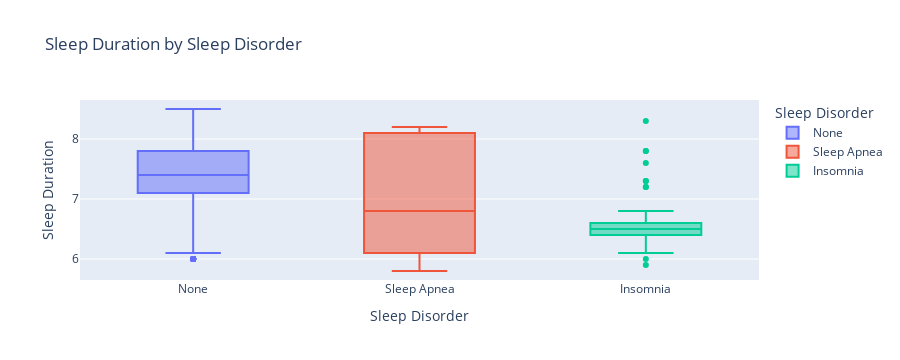

Source (notebook cell):
### Markdown cell above
### Sleep Duration by Sleep Disorder

### Code cell
fig = px.box(
    df,
    x="Sleep Disorder",
    y="Sleep Duration",
    color="Sleep Disorder",
    title="Sleep Duration by Sleep Disorder"
)

fig.show()

### Figure 1 — Plotly figure (JSON) as saved in the notebook; plotly's stock layout.template omitted (floating-point values rounded to 4 significant figures; data arrays with more than 128 entries replaced by an {"elided": "..."} marker saying what was removed)
{"data": [{"alignmentgroup": "True", "hovertemplate": "Sleep Disorder=%{x}<br>Sleep Duration=%{y}<extra></extra>", "legendgroup": "None", "marker": {"color": "#636efa"}, "name": "None", "notched": false, "offsetgroup": "None", "orientation": "v", "showlegend": true, "type": "box", "x": {"elided": "219 str values"}, "x0": " ", "xaxis": "x", "y": {"elided": "219 float values"}, "y0": " ", "yaxis": "y"}, {"alignmentgroup": "True", "hovertemplate": "Sleep Disorder=%{x}<br>Sleep Duration=%{y}<extra></extra>", "legendgroup": "Sleep Apnea", "marker": {"color": "#EF553B"}, "name": "Sleep Apnea", "notched": false, "offsetgroup": "Sleep Apnea", "orientation": "v", "showlegend": true, "type": "box", "x": ["Sleep Apnea", "Sleep Apnea", "Sleep Apnea", "Sleep Apnea", "Sleep Apnea", "Sleep Apnea", "Sleep Apnea", "Sleep Apnea", "Sleep Apnea", "Sleep Apnea", "Sleep Apnea", "Sleep Apnea", "Sleep Apnea", "Sleep Apnea", "Sleep Apnea", "Sleep Apnea", "Sleep Apnea", "Sleep Apnea", "Sleep Apnea", "Sleep Apnea", "Sleep Apnea", "Sleep Apnea", "Sleep Apnea", "Sleep Apnea", "Sleep Apnea", "Sleep Apnea", "Sleep Apnea", "Sleep Apnea", "Sleep Apnea", "Sleep Apnea", "Sleep Apnea", "Sleep Apnea", "Sleep Apnea", "Sleep Apnea", "Sleep Apnea", "Sleep Apnea", "Sleep Apnea", "Sleep Apnea", "Sleep Apnea", "Sleep Apnea", "Sleep Apnea", "Sleep Apnea", "Sleep Apnea", "Sleep Apnea", "Sleep Apnea", "Sleep Apnea", "Sleep Apnea", "Sleep Apnea", "Sleep Apnea", "Sleep Apnea", "Sleep Apnea", "Sleep Apnea", "Sleep Apnea", "Sleep Apnea", "Sleep Apnea", "Sleep Apnea", "Sleep Apnea", "Sleep Apnea", "Sleep Apnea", "Sleep Apnea", "Sleep Apnea", "Sleep Apnea", "Sleep Apnea", "Sleep Apnea", "Sleep Apnea", "Sleep Apnea", "Sleep Apnea", "Sleep Apnea", "Sleep Apnea", "Sleep Apnea", "Sleep Apnea", "Sleep Apnea", "Sleep Apnea", "Sleep Apnea", "Sleep Apnea", "Sleep Apnea", "Sleep Apnea", "Sleep Apnea"], "x0": " ", "xaxis": "x", "y": [5.9, 5.9, 6.5, 6, 6.4, 7.7, 5.8, 5.8, 7.4, 6.6, 7.2, 7.1, 7.4, 6.8, 6.8, 7.8, 6.5, 5.9, 6, 6.1, 6.1, 6.1, 6.1, 6.2, 6.2, 6.2, 8.1, 8.1, 6.1, 6, 6, 6, 6, 6, 6, 6, 6.1, 6, 6.1, 6.1, 6, 6.1, 6, 6.1, 6.1, 6, 6.1, 6.1, 8.1, 8.1, 8.2, 8.2, 8.2, 8.2, 8.2, 8.1, 8.1, 8.1, 8, 8, 8, 8, 8, 8, 8.2, 8.2, 8.2, 8.2, 8, 8, 8.1, 8, 8.1, 8.1, 8, 8.1, 8.1, 8.1], "y0": " ", "yaxis": "y"}, {"alignmentgroup": "True", "hovertemplate": "Sleep Disorder=%{x}<br>Sleep Duration=%{y}<extra></extra>", "legendgroup": "Insomnia", "marker": {"color": "#00cc96"}, "name": "Insomnia", "notched": false, "offsetgroup": "Insomnia", "orientation": "v", "showlegend": true, "type": "box", "x": ["Insomnia", "Insomnia", "Insomnia", "Insomnia", "Insomnia", "Insomnia", "Insomnia", "Insomnia", "Insomnia", "Insomnia", "Insomnia", "Insomnia", "Insomnia", "Insomnia", "Insomnia", "Insomnia", "Insomnia", "Insomnia", "Insomnia", "Insomnia", "Insomnia", "Insomnia", "Insomnia", "Insomnia", "Insomnia", "Insomnia", "Insomnia", "Insomnia", "Insomnia", "Insomnia", "Insomnia", "Insomnia", "Insomnia", "Insomnia", "Insomnia", "Insomnia", "Insomnia", "Insomnia", "Insomnia", "Insomnia", "Insomnia", "Insomnia", "Insomnia", "Insomnia", "Insomnia", "Insomnia", "Insomnia", "Insomnia", "Insomnia", "Insomnia", "Insomnia", "Insomnia", "Insomnia", "Insomnia", "Insomnia", "Insomnia", "Insomnia", "Insomnia", "Insomnia", "Insomnia", "Insomnia", "Insomnia", "Insomnia", "Insomnia", "Insomnia", "Insomnia", "Insomnia", "Insomnia", "Insomnia", "Insomnia", "Insomnia", "Insomnia", "Insomnia", "Insomnia", "Insomnia", "Insomnia", "Insomnia"], "x0": " ", "xaxis": "x", "y": [5.9, 6.3, 6.5, 6.4, 6, 7.2, 6.6, 7.2, 6.5, 7.6, 6.5, 6.7, 6.3, 6.7, 6.5, 6.7, 6.4, 6.5, 6.5, 6.5, 6.5, 6.5, 6.5, 6.5, 6.5, 6.5, 7.8, 7.8, 6.6, 6.4, 6.3, 6.4, 6.6, 6.3, 6.6, 6.3, 6.6, 6.3, 6.6, 6.3, 6.6, 6.3, 6.6, 6.3, 6.4, 6.5, 6.3, 6.4, 6.5, 6.3, 6.4, 6.5, 6.3, 6.5, 6.3, 6.8, 6.8, 6.8, 6.5, 6.5, 6.5, 6.5, 6.6, 6.6, 6.6, 6.6, 6.6, 7.3, 7.3, 6.1, 6.5, 6.5, 6.6, 6.6, 6.6, 6.6, 8.3], "y0": " ", "yaxis": "y"}], "layout": {"boxmode": "overlay", "height": 360, "legend": {"title": {"text": "Sleep Disorder"}, "tracegroupgap": 0}, "title": {"text": "Sleep Duration by Sleep Disorder"}, "xaxis": {"anchor": "y", "autorange": true, "categoryarray": ["None", "Sleep Apnea", "Insomnia"], "categoryorder": "array", "domain": [0, 1], "range": [-0.5, 2.5], "title": {"text": "Sleep Disorder"}, "type": "category"}, "yaxis": {"anchor": "x", "autorange": true, "domain": [0, 1], "range": [5.65, 8.65], "title": {"text": "Sleep Duration"}, "type": "linear"}}}
